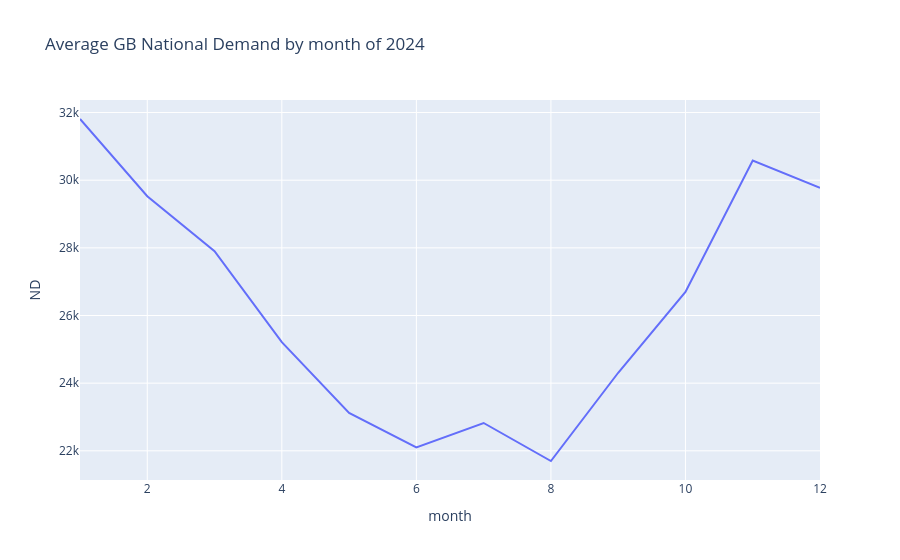
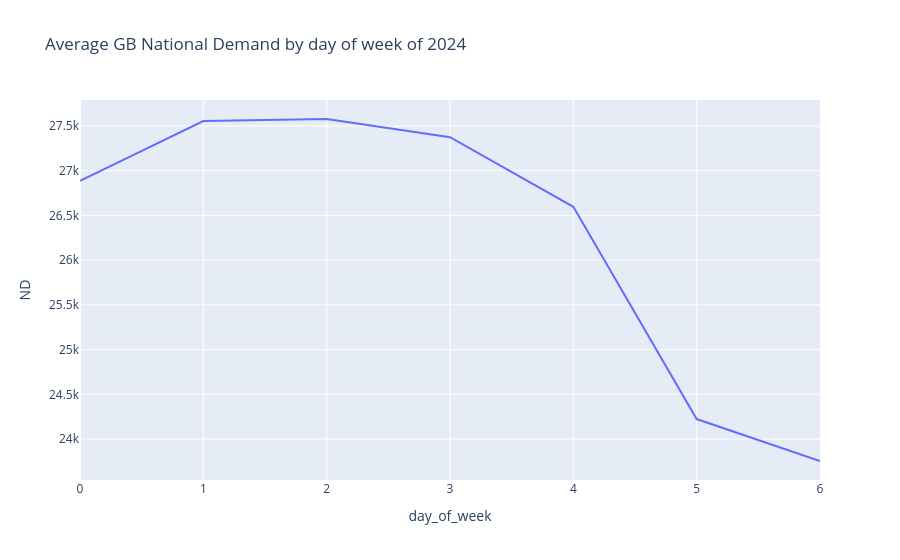

The cell these charts' notebook holds for them, in order:
### Code cell
# Visualising average monthly, day of week demand

monthly_average = df.groupby('month').ND.mean()
day_of_week_average = df.groupby('day_of_week').ND.mean()

fig1 = px.line(monthly_average, y='ND', title='Average GB National Demand by month of 2024')
fig2 = px.line(day_of_week_average, y='ND', title='Average GB National Demand by day of week of 2024')
fig1.show()
fig2.show()

### Figure 1 — Plotly figure (JSON) as saved in the notebook; plotly's stock layout.template omitted (floating-point values rounded to 4 significant figures)
{"data": [{"hovertemplate": "month=%{x}<br>ND=%{y}<extra></extra>", "legendgroup": "", "line": {"color": "#636efa", "dash": "solid"}, "marker": {"symbol": "circle"}, "mode": "lines", "name": "", "orientation": "v", "showlegend": false, "type": "scatter", "x": [1, 2, 3, 4, 5, 6, 7, 8, 9, 10, 11, 12], "xaxis": "x", "y": [31810.0, 29530.0, 27900.0, 25210.0, 23120.0, 22100.0, 22820.0, 21700.0, 24310.0, 26700.0, 30580.0, 29780.0], "yaxis": "y"}], "layout": {"legend": {"tracegroupgap": 0}, "title": {"text": "Average GB National Demand by month of 2024"}, "xaxis": {"anchor": "y", "domain": [0, 1], "title": {"text": "month"}}, "yaxis": {"anchor": "x", "domain": [0, 1], "title": {"text": "ND"}}}}

### Figure 2 — Plotly figure (JSON) as saved in the notebook; plotly's stock layout.template omitted (floating-point values rounded to 4 significant figures)
{"data": [{"hovertemplate": "day_of_week=%{x}<br>ND=%{y}<extra></extra>", "legendgroup": "", "line": {"color": "#636efa", "dash": "solid"}, "marker": {"symbol": "circle"}, "mode": "lines", "name": "", "orientation": "v", "showlegend": false, "type": "scatter", "x": [0, 1, 2, 3, 4, 5, 6], "xaxis": "x", "y": [26890.0, 27550.0, 27580.0, 27370.0, 26600.0, 24220.0, 23750.0], "yaxis": "y"}], "layout": {"legend": {"tracegroupgap": 0}, "title": {"text": "Average GB National Demand by day of week of 2024"}, "xaxis": {"anchor": "y", "domain": [0, 1], "title": {"text": "day_of_week"}}, "yaxis": {"anchor": "x", "domain": [0, 1], "title": {"text": "ND"}}}}
